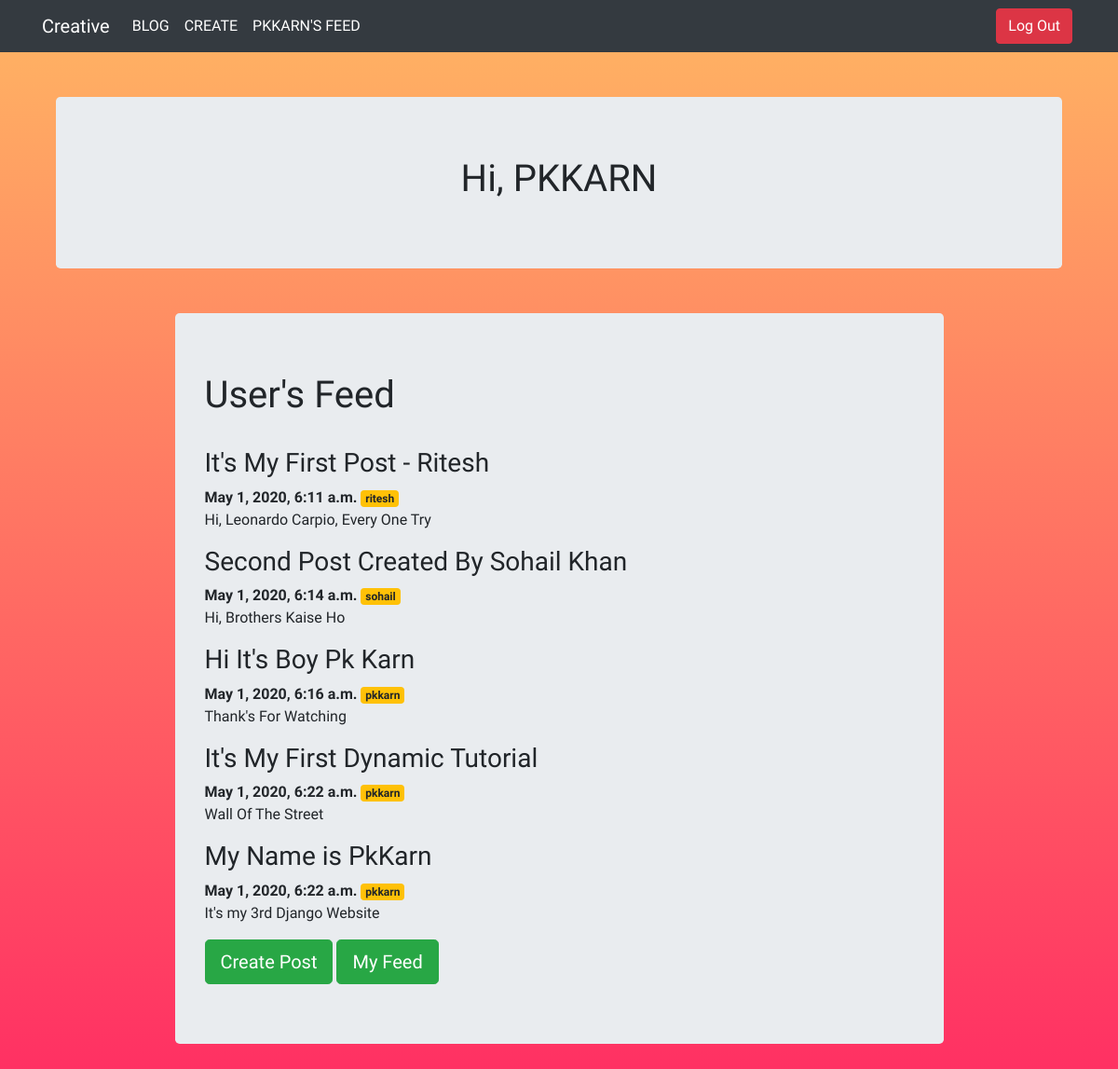
Screenshot of / (signed in) with the database file from the repository.
### blog/models.py (models this page shows, shortened)
class Post(models.Model):
    title = models.CharField(max_length=250)
    writer = models.CharField(max_length=100)
    content = models.TextField(blank=True)
    datecreated = models.DateTimeField(auto_now_add=True)
    user = models.ForeignKey(User, on_delete=models.CASCADE)

### blog/views.py (the view)
# urls.py: 2. Add a URL to urlpatterns:  path('', views.home, name='home')
def home(request):
    posts = Post.objects.all()  # Post.objects.filter(user=request.user) Login User Data
    return render(request, 'blog/home.html', {'posts': posts})

### templates/blog/home.html
{% extends 'base.html' %}
{% block content %}
{% if user.is_authenticated %}
<div class="col justify-content-center mt-5">
    <div class="jumbotron">
        <h1 class="special"> Hi, {{ user.username|upper }}</h1>
    </div>
</div>
{% endif %}
<div class="row justify-content-center mt-5">
    <div class="col-md-9 text-left">
    <div class="jumbotron">
        <h1>User's Feed</h1><br>
        {% for post in posts %}
          <h3>{{ post.title }}</h3>
          <strong>{{ post.datecreated }}</strong>
          <span class="badge badge-warning">{{ post.user }}</span>
          <p>{{ post.content }}</p>
        {% endfor %}
        <a role="button" href="{% url 'create' %}" class="btn btn-success btn-lg">Create Post</a>
        {% if user.is_authenticated %}
        <a role="button" href="{% url 'myfeed' %}" class="btn btn-success btn-lg">My Feed</a>
        {% endif %}
    </div>
    </div>
</div>
{% endblock %}

### templates/base.html (shortened to what this page needs)
<!DOCTYPE html>
{% load static %}
<html lang="en">
<head>
    <link rel="stylesheet" type="text/css" href="https://stackpath.bootstrapcdn.com/bootstrap/4.4.1/css/bootstrap.min.css"/>
    <link rel="stylesheet" href="{% static 'style.css' %}">
</head>
<body>
{% if user.is_authenticated %}
    <nav class="navbar navbar-expand-lg navbar-dark bg-dark">
        <div class="container">
            <a class="navbar-brand" href="{% url 'blog' %}">
                <span>Creative</span>
            </a>
            <div class="collapse navbar-collapse" id="navbarNavAltMarkup">
                <div class="navbar-nav">
                    <a href="{% url 'blog' %}" class="nav-link active">BLOG</a>
                    <a href="{% url 'create' %}" class="nav-link active">CREATE</a>
                    <a href="{% url 'myfeed' %}" class="nav-link active">{{ user.username|upper }}'S FEED</a>
                </div>
                <div class="navbar-nav ml-auto">
                    <form action="{% url 'logoutuser' %}" method="POST">
                      <button type="submit" class="btn btn-danger">Log Out</button>&nbsp;
                    </form>
                </div>
            </div>
        </div>
    </nav>
{% endif %}
<div class="container">
    {% block content %}
    {% endblock%}
</div>
</body>
</html>

### static/style.css (style rules this page uses)
body { font-family: 'Rancho', cursive; background-image: linear-gradient(#ffb663,#ff3063); background-size: cover; width: 100% height: auto; background-position: center; background-attachment: fixed; background-repeat: no-repeat; }
.special { font-family: 'Modak', cursive; font-size: auto; text-align:center; }

### rows the page displays
Post: title "It's My First Post - Ritesh", datecreated "May 1, 2020, 6:11 a.m.", user "ritesh", content "Hi, Leonardo Carpio, Every One Try"
Post: title "Second Post Created By Sohail Khan", datecreated "May 1, 2020, 6:14 a.m.", user "sohail", content "Hi, Brothers Kaise Ho"
Post: title "Hi It's Boy Pk Karn", datecreated "May 1, 2020, 6:16 a.m.", user "pkkarn", content "Thank's For Watching"
Post: title "It's My First Dynamic Tutorial", datecreated "May 1, 2020, 6:22 a.m.", user "pkkarn", content "Wall Of The Street"
Post: title "My Name is PkKarn", datecreated "May 1, 2020, 6:22 a.m.", user "pkkarn", content "It's my 3rd Django Website"

### other values shown
{{ user.username|upper }} "PKKARN"
